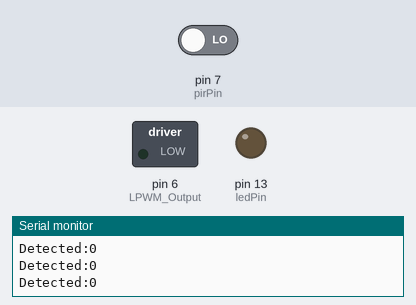
A sketch run on a simulated Arduino Uno, built with avr-gcc and run on an emulated ATmega328P. Parts: switched loads named in the sketch (green lamp = pin HIGH), output pins drawn as LEDs (lit = HIGH), the last lines printed to the serial monitor. Inputs (shaded band) come from the test bench; at power-on: pin 7 (pirPin) LOW.

Above: at 1.2 s.
1.3 s: pin 7 (pirPin) driven HIGH
At 2.4 s:
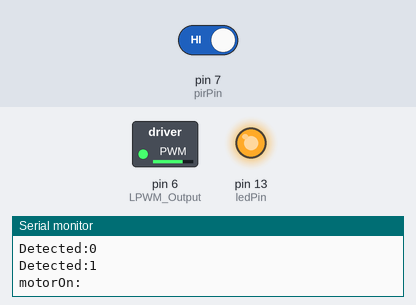
Timing chart, 0 to 5.8 s (numbered marks = the images above; inputs shaded):
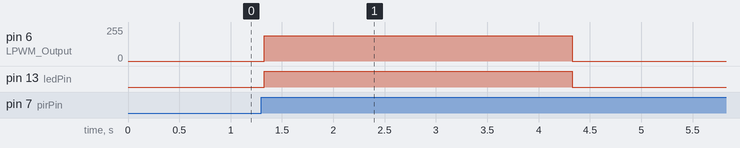

Measured:
- after the input at 1.3 s, pin 6 (LPWM_Output): 0/255 → 188/255 at once, → 0/255 3.0 s later; pin 13 (ledPin): LOW → HIGH at once, → LOW 3.0 s later

The sketch:

Halloween.ino
```cpp
#define ledPin 13
#define  LPWM_Output  6 // Arduino PWM output pin 6; connect to IBT-2 pin 2 (LPWM)

//PIR Pin
#define pirPin 7 // Echo Pin
const int NORMALWAIT = 5000;
const int ANNOYWAIT = 420000;
const int MAXTRIGGERS = 7;

long postActiveWait = NORMALWAIT;
int annoyFactor = 0;
boolean motorOn = false;

long delayTime=3000;
int spinSpeed=90;

void setup()
{
  //Enable the forward motion (not reverse) IBT-2 Pin
  pinMode(LPWM_Output, OUTPUT);

  pinMode(ledPin, OUTPUT);
  pinMode(pirPin, INPUT);
   digitalWrite(13, LOW);
  Serial.begin(9600);           // set up Serial library at 9600 bps

}


void loop()
{

  boolean detected=false;

  detected = digitalRead(pirPin);
  Serial.print("Detected:");

  Serial.println(detected );

  if(detected)
  {
     motorOn=true;
  }


  if(motorOn)
  {
   Serial.print("motorOn:");

    digitalWrite(13, HIGH);

    // forward rotation
    analogWrite(LPWM_Output, 700);
    delay(delayTime);
    digitalWrite(LPWM_Output, LOW);

    motorOn=false;
    digitalWrite(13, LOW);
    Serial.print("motorOff:");

    delay(postActiveWait);

     annoyFactor++;

  }

  if (annoyFactor > MAXTRIGGERS)
  {
    annoyFactor=0;
    postActiveWait=ANNOYWAIT;
  }
  else
  {
       postActiveWait=NORMALWAIT;
  }

}
```
